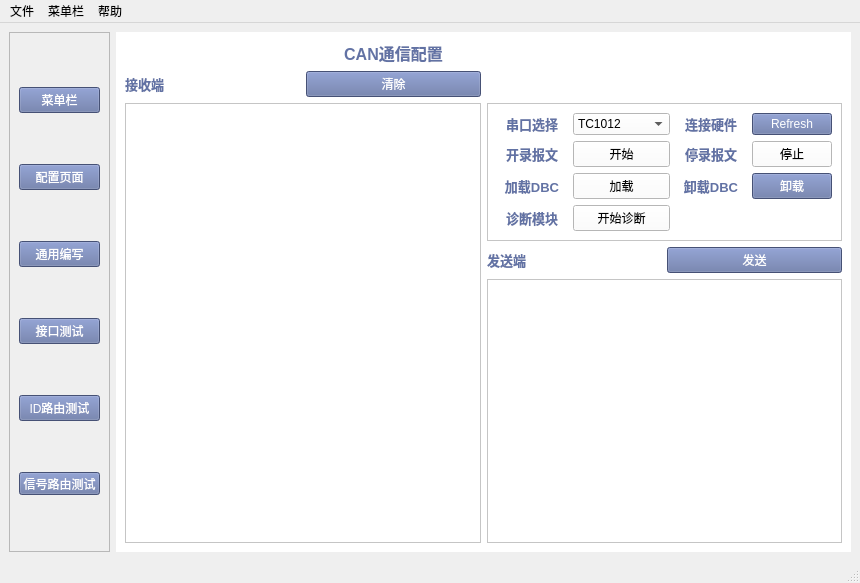
<?xml version="1.0" encoding="UTF-8"?>
<ui version="4.0">
 <class>MainWindow</class>
 <widget class="QMainWindow" name="MainWindow">
  <property name="geometry">
   <rect>
    <x>0</x>
    <y>0</y>
    <width>860</width>
    <height>583</height>
   </rect>
  </property>
  <property name="windowTitle">
   <string>MainWindow</string>
  </property>
  <property name="styleSheet">
   <string notr="true"/>
  </property>
  <widget class="QWidget" name="centralwidget">
   <layout class="QHBoxLayout" name="horizontalLayout">
    <item alignment="Qt::AlignHCenter">
     <widget class="QFrame" name="frame">
      <property name="minimumSize">
       <size>
        <width>101</width>
        <height>0</height>
       </size>
      </property>
      <property name="frameShape">
       <enum>QFrame::StyledPanel</enum>
      </property>
      <property name="frameShadow">
       <enum>QFrame::Raised</enum>
      </property>
      <layout class="QVBoxLayout" name="verticalLayout">
       <item>
        <widget class="QPushButton" name="pushButton_11">
         <property name="styleSheet">
          <string notr="true">font: 10pt &quot;宋体&quot;;
background-color: rgb(98, 114, 164);
color: rgb(255, 255, 255);</string>
         </property>
         <property name="text">
          <string>菜单栏</string>
         </property>
        </widget>
       </item>
       <item>
        <widget class="QPushButton" name="pushButton_10">
         <property name="styleSheet">
          <string notr="true">font: 10pt &quot;宋体&quot;;
background-color: rgb(98, 114, 164);
color: rgb(255, 255, 255);</string>
         </property>
         <property name="text">
          <string>配置页面</string>
         </property>
        </widget>
       </item>
       <item>
        <widget class="QPushButton" name="pushButton">
         <property name="styleSheet">
          <string notr="true">color: rgb(255, 255, 255);
font: 10pt &quot;宋体&quot;;
background-color: rgb(98, 114, 164);</string>
         </property>
         <property name="text">
          <string>通用编写</string>
         </property>
         <property name="iconSize">
          <size>
           <width>20</width>
           <height>20</height>
          </size>
         </property>
        </widget>
       </item>
       <item>
        <widget class="QPushButton" name="pushButton_2">
         <property name="styleSheet">
          <string notr="true">color: rgb(255, 255, 255);
background-color: rgb(98, 114, 164);
font: 10pt &quot;宋体&quot;;</string>
         </property>
         <property name="text">
          <string>接口测试</string>
         </property>
         <property name="iconSize">
          <size>
           <width>20</width>
           <height>20</height>
          </size>
         </property>
        </widget>
       </item>
       <item>
        <widget class="QPushButton" name="pushButton_3">
         <property name="styleSheet">
          <string notr="true">color: rgb(255, 255, 255);
background-color: rgb(98, 114, 164);
font: 10pt &quot;宋体&quot;;</string>
         </property>
         <property name="text">
          <string>ID路由测试</string>
         </property>
         <property name="iconSize">
          <size>
           <width>20</width>
           <height>20</height>
          </size>
         </property>
        </widget>
       </item>
       <item>
        <widget class="QPushButton" name="pushButton_4">
         <property name="maximumSize">
          <size>
           <width>16777215</width>
           <height>23</height>
          </size>
         </property>
         <property name="styleSheet">
          <string notr="true">font: 10pt &quot;宋体&quot;;
color: rgb(255, 255, 255);
background-color: rgb(98, 114, 164);</string>
         </property>
         <property name="text">
          <string>信号路由测试</string>
         </property>
         <property name="iconSize">
          <size>
           <width>20</width>
           <height>20</height>
          </size>
         </property>
        </widget>
       </item>
      </layout>
     </widget>
    </item>
    <item>
     <widget class="QStackedWidget" name="stackedWidget">
      <property name="styleSheet">
       <string notr="true">background-color: rgb(255, 255, 255);</string>
      </property>
      <property name="currentIndex">
       <number>0</number>
      </property>
      <widget class="QWidget" name="page_5">
       <layout class="QGridLayout" name="gridLayout_2">
        <item row="0" column="1">
         <widget class="QLabel" name="label_12">
          <property name="text">
           <string>&lt;html&gt;&lt;head/&gt;&lt;body&gt;&lt;p align=&quot;center&quot;&gt;&lt;span style=&quot; font-size:12pt; font-weight:700; color:#6272a4;&quot;&gt;CAN通信配置&lt;/span&gt;&lt;/p&gt;&lt;/body&gt;&lt;/html&gt;</string>
          </property>
         </widget>
        </item>
        <item row="1" column="0">
         <widget class="QLabel" name="label_10">
          <property name="text">
           <string>&lt;html&gt;&lt;head/&gt;&lt;body&gt;&lt;p&gt;&lt;span style=&quot; font-size:10pt; font-weight:700; color:#6272a4;&quot;&gt;接收端&lt;/span&gt;&lt;/p&gt;&lt;/body&gt;&lt;/html&gt;</string>
          </property>
         </widget>
        </item>
        <item row="1" column="1">
         <widget class="QPushButton" name="pushButton_15">
          <property name="styleSheet">
           <string notr="true">font: 10pt &quot;宋体&quot;;
background-color: rgb(98, 114, 164);
color: rgb(255, 255, 255);</string>
          </property>
          <property name="text">
           <string>清除</string>
          </property>
         </widget>
        </item>
        <item row="2" column="0" rowspan="3" colspan="2">
         <widget class="QTextEdit" name="textEdit_2"/>
        </item>
        <item row="2" column="2" colspan="2">
         <widget class="QFrame" name="frame_3">
          <property name="frameShape">
           <enum>QFrame::StyledPanel</enum>
          </property>
          <property name="frameShadow">
           <enum>QFrame::Raised</enum>
          </property>
          <layout class="QGridLayout" name="gridLayout">
           <item row="0" column="0">
            <widget class="QLabel" name="label_7">
             <property name="text">
              <string>&lt;html&gt;&lt;head/&gt;&lt;body&gt;&lt;p align=&quot;center&quot;&gt;&lt;span style=&quot; font-size:10pt; font-weight:700; color:#6272a4;&quot;&gt;串口选择&lt;/span&gt;&lt;/p&gt;&lt;/body&gt;&lt;/html&gt;</string>
             </property>
            </widget>
           </item>
           <item row="0" column="1">
            <widget class="QComboBox" name="comboBox_2">
             <property name="styleSheet">
              <string notr="true">font: 10pt &quot;宋体&quot;;
</string>
             </property>
             <property name="iconSize">
              <size>
               <width>20</width>
               <height>20</height>
              </size>
             </property>
             <item>
              <property name="text">
               <string>TC1012</string>
              </property>
             </item>
             <item>
              <property name="text">
               <string>TC1013</string>
              </property>
             </item>
             <item>
              <property name="text">
               <string>TC1016</string>
              </property>
             </item>
             <item>
              <property name="text">
               <string>TC1017</string>
              </property>
             </item>
             <item>
              <property name="text">
               <string>TC1018</string>
              </property>
             </item>
             <item>
              <property name="text">
               <string>TC1026</string>
              </property>
             </item>
             <item>
              <property name="text">
               <string>TC1034</string>
              </property>
             </item>
             <item>
              <property name="text">
               <string>XL_VN2600</string>
              </property>
             </item>
             <item>
              <property name="text">
               <string>XL_VN3300</string>
              </property>
             </item>
             <item>
              <property name="text">
               <string>XL_VN3600</string>
              </property>
             </item>
             <item>
              <property name="text">
               <string>XL_VN7600</string>
              </property>
             </item>
            </widget>
           </item>
           <item row="0" column="2">
            <widget class="QLabel" name="label_5">
             <property name="text">
              <string>&lt;html&gt;&lt;head/&gt;&lt;body&gt;&lt;p align=&quot;center&quot;&gt;&lt;span style=&quot; font-size:10pt; font-weight:700; color:#6272a4;&quot;&gt;连接硬件&lt;/span&gt;&lt;/p&gt;&lt;/body&gt;&lt;/html&gt;</string>
             </property>
            </widget>
           </item>
           <item row="0" column="3">
            <widget class="QPushButton" name="pushButton_8">
             <property name="styleSheet">
              <string notr="true">font: 10pt &quot;Times New Roman&quot;;
background-color: rgb(98, 114, 164);
color: rgb(255, 255, 255);</string>
             </property>
             <property name="text">
              <string>Refresh</string>
             </property>
            </widget>
           </item>
           <item row="1" column="0">
            <widget class="QLabel" name="label_8">
             <property name="text">
              <string>&lt;html&gt;&lt;head/&gt;&lt;body&gt;&lt;p align=&quot;center&quot;&gt;&lt;span style=&quot; font-size:10pt; font-weight:700; color:#6272a4;&quot;&gt;开录报文&lt;/span&gt;&lt;/p&gt;&lt;/body&gt;&lt;/html&gt;</string>
             </property>
            </widget>
           </item>
           <item row="1" column="1">
            <widget class="QPushButton" name="pushButton_13">
             <property name="styleSheet">
              <string notr="true">font: 10pt &quot;宋体&quot;;
</string>
             </property>
             <property name="text">
              <string>开始</string>
             </property>
             <property name="iconSize">
              <size>
               <width>20</width>
               <height>20</height>
              </size>
             </property>
            </widget>
           </item>
           <item row="1" column="2">
            <widget class="QLabel" name="label_9">
             <property name="text">
              <string>&lt;html&gt;&lt;head/&gt;&lt;body&gt;&lt;p align=&quot;center&quot;&gt;&lt;span style=&quot; font-size:10pt; font-weight:700; color:#6272a4;&quot;&gt;停录报文&lt;/span&gt;&lt;/p&gt;&lt;/body&gt;&lt;/html&gt;</string>
             </property>
            </widget>
           </item>
           <item row="1" column="3">
            <widget class="QPushButton" name="pushButton_14">
             <property name="styleSheet">
              <string notr="true">font: 10pt &quot;宋体&quot;;
</string>
             </property>
             <property name="text">
              <string>停止</string>
             </property>
             <property name="iconSize">
              <size>
               <width>20</width>
               <height>20</height>
              </size>
             </property>
            </widget>
           </item>
           <item row="2" column="0">
            <widget class="QLabel" name="label_6">
             <property name="text">
              <string>&lt;html&gt;&lt;head/&gt;&lt;body&gt;&lt;p align=&quot;center&quot;&gt;&lt;span style=&quot; font-size:10pt; font-weight:700; color:#6272a4;&quot;&gt;加载DBC&lt;/span&gt;&lt;/p&gt;&lt;/body&gt;&lt;/html&gt;</string>
             </property>
            </widget>
           </item>
           <item row="2" column="1">
            <widget class="QPushButton" name="pushButton_12">
             <property name="styleSheet">
              <string notr="true">font: 10pt &quot;宋体&quot;;
</string>
             </property>
             <property name="text">
              <string>加载</string>
             </property>
            </widget>
           </item>
           <item row="2" column="2">
            <widget class="QLabel" name="label_13">
             <property name="text">
              <string>&lt;html&gt;&lt;head/&gt;&lt;body&gt;&lt;p align=&quot;center&quot;&gt;&lt;span style=&quot; font-size:10pt; font-weight:700; color:#6272a4;&quot;&gt;卸载DBC&lt;/span&gt;&lt;/p&gt;&lt;/body&gt;&lt;/html&gt;</string>
             </property>
            </widget>
           </item>
           <item row="2" column="3">
            <widget class="QPushButton" name="pushButton_5">
             <property name="styleSheet">
              <string notr="true">font: 10pt &quot;Times New Roman&quot;;
background-color: rgb(98, 114, 164);
color: rgb(255, 255, 255);</string>
             </property>
             <property name="text">
              <string>卸载</string>
             </property>
            </widget>
           </item>
           <item row="3" column="0">
            <widget class="QLabel" name="label_14">
             <property name="text">
              <string>&lt;html&gt;&lt;head/&gt;&lt;body&gt;&lt;p align=&quot;center&quot;&gt;&lt;span style=&quot; font-size:10pt; font-weight:700; color:#6272a4;&quot;&gt;诊断模块&lt;/span&gt;&lt;/p&gt;&lt;/body&gt;&lt;/html&gt;</string>
             </property>
            </widget>
           </item>
           <item row="3" column="1">
            <widget class="QPushButton" name="pushButton_7">
             <property name="text">
              <string>开始诊断</string>
             </property>
            </widget>
           </item>
          </layout>
         </widget>
        </item>
        <item row="3" column="2">
         <widget class="QLabel" name="label_11">
          <property name="text">
           <string>&lt;html&gt;&lt;head/&gt;&lt;body&gt;&lt;p&gt;&lt;span style=&quot; font-size:10pt; font-weight:700; color:#6272a4;&quot;&gt;发送端&lt;/span&gt;&lt;/p&gt;&lt;/body&gt;&lt;/html&gt;</string>
          </property>
         </widget>
        </item>
        <item row="3" column="3">
         <widget class="QPushButton" name="pushButton_16">
          <property name="styleSheet">
           <string notr="true">font: 10pt &quot;宋体&quot;;
background-color: rgb(98, 114, 164);
color: rgb(255, 255, 255);</string>
          </property>
          <property name="text">
           <string>发送</string>
          </property>
         </widget>
        </item>
        <item row="4" column="2" colspan="2">
         <widget class="QTextEdit" name="textEdit"/>
        </item>
       </layout>
      </widget>
      <widget class="QWidget" name="page">
       <layout class="QVBoxLayout" name="verticalLayout_2">
        <item>
         <widget class="QLabel" name="label_2">
          <property name="text">
           <string>&lt;html&gt;&lt;head/&gt;&lt;body&gt;&lt;p align=&quot;center&quot;&gt;&lt;span style=&quot; font-size:12pt; font-weight:700; color:#6272a4;&quot;&gt;通用测试用例编写&lt;/span&gt;&lt;/p&gt;&lt;/body&gt;&lt;/html&gt;</string>
          </property>
         </widget>
        </item>
        <item>
         <widget class="QFrame" name="frame_7">
          <property name="frameShape">
           <enum>QFrame::StyledPanel</enum>
          </property>
          <property name="frameShadow">
           <enum>QFrame::Raised</enum>
          </property>
          <layout class="QGridLayout" name="gridLayout_6">
           <item row="0" column="1">
            <widget class="QPushButton" name="pushButton_32">
             <property name="styleSheet">
              <string notr="true">background-color: rgb(98, 114, 164);
color: rgb(255, 255, 255);
font: 10pt &quot;宋体&quot;;</string>
             </property>
             <property name="text">
              <string>导入测试用例</string>
             </property>
            </widget>
           </item>
           <item row="0" column="2">
            <widget class="QPushButton" name="pushButton_33">
             <property name="styleSheet">
              <string notr="true">font: 10pt &quot;宋rgb(255, 255, 255)体&quot;;
color: rgb(255, 255, 255);
background-color: rgb(98, 114, 164);</string>
             </property>
             <property name="text">
              <string>添加行</string>
             </property>
            </widget>
           </item>
           <item row="1" column="0">
            <widget class="QPushButton" name="pushButton_34">
             <property name="styleSheet">
              <string notr="true">color: rgb(255, 255, 255);
background-color: rgb(98, 114, 164);
font: 10pt &quot;宋体&quot;;</string>
             </property>
             <property name="text">
              <string>清空数据</string>
             </property>
            </widget>
           </item>
           <item row="1" column="1">
            <widget class="QPushButton" name="pushButton_35">
             <property name="styleSheet">
              <string notr="true">color: rgb(255, 255, 255);
background-color: rgb(98, 114, 164);
font: 10pt &quot;宋体&quot;;</string>
             </property>
             <property name="text">
              <string>导出测试用例</string>
             </property>
            </widget>
           </item>
           <item row="1" column="2">
            <widget class="QPushButton" name="pushButton_36">
             <property name="styleSheet">
              <string notr="true">font: 10pt &quot;宋体&quot;;
color: rgb(255, 255, 255);
background-color: rgb(98, 114, 164);</string>
             </property>
             <property name="text">
              <string>导出自动化测试文件</string>
             </property>
            </widget>
           </item>
           <item row="0" column="0">
            <widget class="QPushButton" name="pushButton_6">
             <property name="styleSheet">
              <string notr="true">background-color: rgb(98, 114, 164);
color: rgb(255, 255, 255);
font: 10pt &quot;宋体&quot;;</string>
             </property>
             <property name="text">
              <string>查看报文解析</string>
             </property>
            </widget>
           </item>
          </layout>
         </widget>
        </item>
        <item>
         <widget class="QTableWidget" name="tableWidget_5"/>
        </item>
       </layout>
      </widget>
      <widget class="QWidget" name="page_2">
       <layout class="QVBoxLayout" name="verticalLayout_5">
        <item>
         <widget class="QLabel" name="label">
          <property name="text">
           <string>&lt;html&gt;&lt;head/&gt;&lt;body&gt;&lt;p align=&quot;center&quot;&gt;&lt;span style=&quot; font-size:12pt; font-weight:700; color:#6272a4;&quot;&gt;接口测试用例编写&lt;/span&gt;&lt;/p&gt;&lt;/body&gt;&lt;/html&gt;</string>
          </property>
         </widget>
        </item>
        <item>
         <widget class="QFrame" name="frame_4">
          <property name="frameShape">
           <enum>QFrame::StyledPanel</enum>
          </property>
          <property name="frameShadow">
           <enum>QFrame::Raised</enum>
          </property>
          <layout class="QGridLayout" name="gridLayout_3">
           <item row="0" column="1">
            <widget class="QPushButton" name="pushButton_17">
             <property name="styleSheet">
              <string notr="true">background-color: rgb(98, 114, 164);
color: rgb(255, 255, 255);
font: 10pt &quot;宋体&quot;;</string>
             </property>
             <property name="text">
              <string>导入测试用例</string>
             </property>
            </widget>
           </item>
           <item row="0" column="2">
            <widget class="QPushButton" name="pushButton_18">
             <property name="styleSheet">
              <string notr="true">background-color: rgb(98, 114, 164);
color: rgb(255, 255, 255);
font: 10pt &quot;宋体&quot;;</string>
             </property>
             <property name="text">
              <string>添加行</string>
             </property>
            </widget>
           </item>
           <item row="1" column="0">
            <widget class="QPushButton" name="pushButton_19">
             <property name="styleSheet">
              <string notr="true">background-color: rgb(98, 114, 164);
color: rgb(255, 255, 255);
font: 10pt &quot;宋体&quot;;</string>
             </property>
             <property name="text">
              <string>清空数据</string>
             </property>
            </widget>
           </item>
           <item row="1" column="1">
            <widget class="QPushButton" name="pushButton_20">
             <property name="styleSheet">
              <string notr="true">background-color: rgb(98, 114, 164);
color: rgb(255, 255, 255);
font: 10pt &quot;宋体&quot;;</string>
             </property>
             <property name="text">
              <string>导出测试用例</string>
             </property>
            </widget>
           </item>
           <item row="1" column="2">
            <widget class="QPushButton" name="pushButton_21">
             <property name="styleSheet">
              <string notr="true">background-color: rgb(98, 114, 164);
color: rgb(255, 255, 255);
font: 10pt &quot;宋体&quot;;</string>
             </property>
             <property name="text">
              <string>导出自动化测试文件</string>
             </property>
            </widget>
           </item>
          </layout>
         </widget>
        </item>
        <item>
         <widget class="QTableWidget" name="tableWidget_2"/>
        </item>
       </layout>
      </widget>
      <widget class="QWidget" name="page_3">
       <layout class="QVBoxLayout" name="verticalLayout_3">
        <item>
         <widget class="QLabel" name="label_3">
          <property name="text">
           <string>&lt;html&gt;&lt;head/&gt;&lt;body&gt;&lt;p align=&quot;center&quot;&gt;&lt;span style=&quot; font-size:12pt; font-weight:700; color:#6272a4;&quot;&gt;ID路由测试用例编写&lt;/span&gt;&lt;/p&gt;&lt;/body&gt;&lt;/html&gt;</string>
          </property>
         </widget>
        </item>
        <item>
         <widget class="QFrame" name="frame_5">
          <property name="frameShape">
           <enum>QFrame::StyledPanel</enum>
          </property>
          <property name="frameShadow">
           <enum>QFrame::Raised</enum>
          </property>
          <layout class="QGridLayout" name="gridLayout_4">
           <item row="0" column="1">
            <widget class="QPushButton" name="pushButton_22">
             <property name="styleSheet">
              <string notr="true">background-color: rgb(98, 114, 164);
color: rgb(255, 255, 255);
font: 10pt &quot;宋体&quot;;</string>
             </property>
             <property name="text">
              <string>导入测试用例</string>
             </property>
            </widget>
           </item>
           <item row="0" column="2">
            <widget class="QPushButton" name="pushButton_23">
             <property name="styleSheet">
              <string notr="true">background-color: rgb(98, 114, 164);
color: rgb(255, 255, 255);
font: 10pt &quot;宋体&quot;;</string>
             </property>
             <property name="text">
              <string>添加行</string>
             </property>
            </widget>
           </item>
           <item row="1" column="0">
            <widget class="QPushButton" name="pushButton_24">
             <property name="styleSheet">
              <string notr="true">background-color: rgb(98, 114, 164);
color: rgb(255, 255, 255);
font: 10pt &quot;宋体&quot;;</string>
             </property>
             <property name="text">
              <string>清空数据</string>
             </property>
            </widget>
           </item>
           <item row="1" column="1">
            <widget class="QPushButton" name="pushButton_25">
             <property name="styleSheet">
              <string notr="true">background-color: rgb(98, 114, 164);
color: rgb(255, 255, 255);
font: 10pt &quot;宋体&quot;;</string>
             </property>
             <property name="text">
              <string>导出测试用例</string>
             </property>
            </widget>
           </item>
           <item row="1" column="2">
            <widget class="QPushButton" name="pushButton_26">
             <property name="styleSheet">
              <string notr="true">background-color: rgb(98, 114, 164);
color: rgb(255, 255, 255);
font: 10pt &quot;宋体&quot;;</string>
             </property>
             <property name="text">
              <string>导出自动化测试文件</string>
             </property>
            </widget>
           </item>
          </layout>
         </widget>
        </item>
        <item>
         <widget class="QTableWidget" name="tableWidget_3"/>
        </item>
       </layout>
      </widget>
      <widget class="QWidget" name="page_4">
       <layout class="QVBoxLayout" name="verticalLayout_4">
        <item>
         <widget class="QLabel" name="label_4">
          <property name="text">
           <string>&lt;html&gt;&lt;head/&gt;&lt;body&gt;&lt;p align=&quot;center&quot;&gt;&lt;span style=&quot; font-size:12pt; font-weight:700; color:#6272a4;&quot;&gt;信号路由测试用例编写&lt;/span&gt;&lt;/p&gt;&lt;/body&gt;&lt;/html&gt;</string>
          </property>
         </widget>
        </item>
        <item>
         <widget class="QFrame" name="frame_6">
          <property name="frameShape">
           <enum>QFrame::StyledPanel</enum>
          </property>
          <property name="frameShadow">
           <enum>QFrame::Raised</enum>
          </property>
          <layout class="QGridLayout" name="gridLayout_5">
           <item row="0" column="1">
            <widget class="QPushButton" name="pushButton_27">
             <property name="styleSheet">
              <string notr="true">background-color: rgb(98, 114, 164);
color: rgb(255, 255, 255);
font: 10pt &quot;宋体&quot;;</string>
             </property>
             <property name="text">
              <string>导入测试用例</string>
             </property>
            </widget>
           </item>
           <item row="0" column="2">
            <widget class="QPushButton" name="pushButton_28">
             <property name="styleSheet">
              <string notr="true">background-color: rgb(98, 114, 164);
color: rgb(255, 255, 255);
font: 10pt &quot;宋体&quot;;</string>
             </property>
             <property name="text">
              <string>添加行</string>
             </property>
            </widget>
           </item>
           <item row="1" column="0">
            <widget class="QPushButton" name="pushButton_29">
             <property name="styleSheet">
              <string notr="true">background-color: rgb(98, 114, 164);
color: rgb(255, 255, 255);
font: 10pt &quot;宋体&quot;;</string>
             </property>
             <property name="text">
              <string>清空数据</string>
             </property>
            </widget>
           </item>
           <item row="1" column="1">
            <widget class="QPushButton" name="pushButton_30">
             <property name="styleSheet">
              <string notr="true">background-color: rgb(98, 114, 164);
color: rgb(255, 255, 255);
font: 10pt &quot;宋体&quot;;</string>
             </property>
             <property name="text">
              <string>导出测试用例</string>
             </property>
            </widget>
           </item>
           <item row="1" column="2">
            <widget class="QPushButton" name="pushButton_31">
             <property name="styleSheet">
              <string notr="true">background-color: rgb(98, 114, 164);
color: rgb(255, 255, 255);
font: 10pt &quot;宋体&quot;;</string>
             </property>
             <property name="text">
              <string>导出自动化测试文件</string>
             </property>
            </widget>
           </item>
          </layout>
         </widget>
        </item>
        <item>
         <widget class="QTableWidget" name="tableWidget_4"/>
        </item>
       </layout>
      </widget>
     </widget>
    </item>
   </layout>
  </widget>
  <widget class="QStatusBar" name="statusbar"/>
  <widget class="QMenuBar" name="menubar">
   <property name="geometry">
    <rect>
     <x>0</x>
     <y>0</y>
     <width>860</width>
     <height>21</height>
    </rect>
   </property>
   <widget class="QMenu" name="menu">
    <property name="title">
     <string>文件</string>
    </property>
    <addaction name="action111"/>
    <addaction name="action_ELF_OUT"/>
    <addaction name="action_3"/>
   </widget>
   <widget class="QMenu" name="menu_2">
    <property name="title">
     <string>帮助</string>
    </property>
    <addaction name="action"/>
    <addaction name="action_2"/>
   </widget>
   <widget class="QMenu" name="menu_3">
    <property name="title">
     <string>菜单栏</string>
    </property>
    <addaction name="action_4"/>
   </widget>
   <addaction name="menu"/>
   <addaction name="menu_3"/>
   <addaction name="menu_2"/>
  </widget>
  <action name="action111">
   <property name="text">
    <string>导入自动化测试盒协议文件</string>
   </property>
  </action>
  <action name="action_ELF_OUT">
   <property name="text">
    <string>导入ELF/OUT文件</string>
   </property>
  </action>
  <action name="action">
   <property name="text">
    <string>参考文档</string>
   </property>
  </action>
  <action name="action_2">
   <property name="text">
    <string>使用说明</string>
   </property>
  </action>
  <action name="action_3">
   <property name="text">
    <string>导入功能规范表格</string>
   </property>
  </action>
  <action name="action_4">
   <property name="text">
    <string>搜索</string>
   </property>
  </action>
 </widget>
 <resources/>
 <connections/>
</ui>
